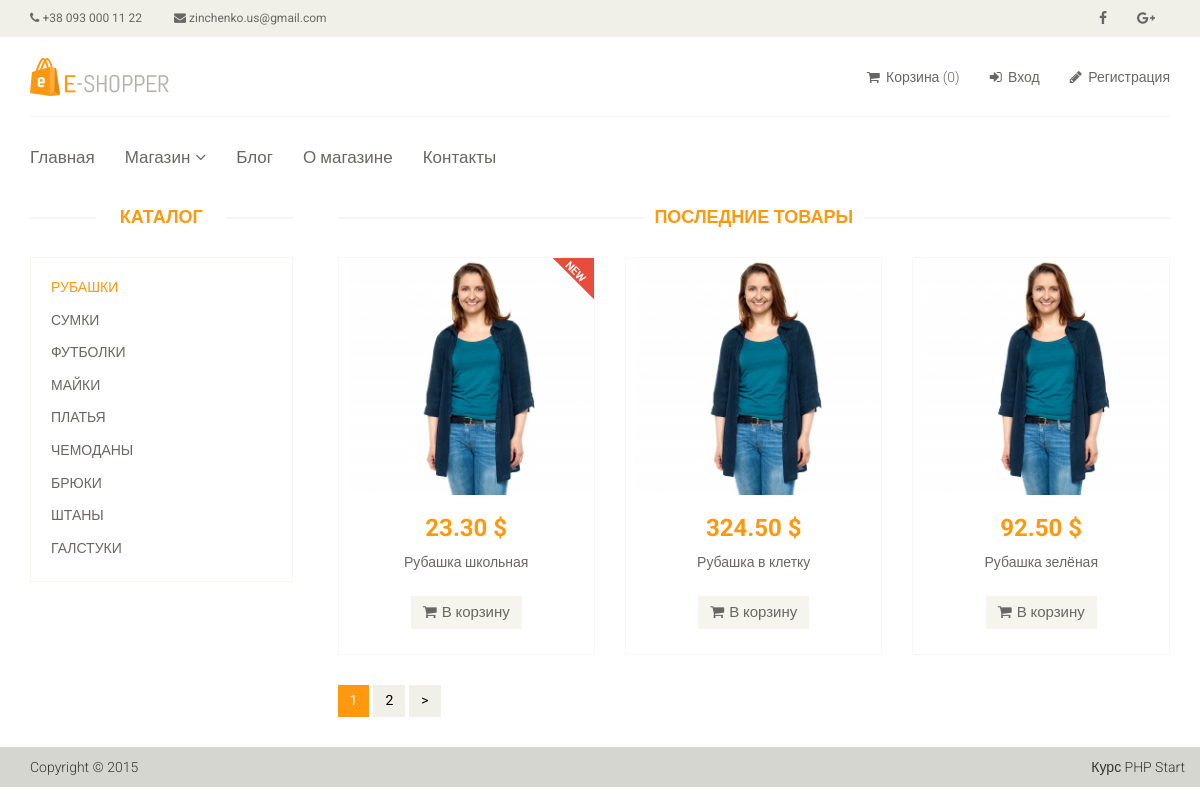
Page /category/1 on the committed database.
### tables this page shows
CREATE TABLE `category` (
  `id` int(11) NOT NULL,
  `name` varchar(255) NOT NULL,
  `sort_order` int(11) NOT NULL DEFAULT '0',
  `status` tinyint(1) NOT NULL DEFAULT '1'
);

CREATE TABLE `products` (
  `id` int(11) NOT NULL,
  `name` varchar(255) NOT NULL,
  `category_id` int(11) NOT NULL,
  `code` int(11) NOT NULL,
  `price` float(10,2) NOT NULL,
  `avability` tinyint(1) NOT NULL,
  `brand` varchar(255) NOT NULL,
  `image` varchar(255) NOT NULL,
  `description` text NOT NULL,
  `is_new` tinyint(1) NOT NULL DEFAULT '0',
  `is_recommended` tinyint(1) NOT NULL DEFAULT '0',
  `status` tinyint(1) NOT NULL DEFAULT '0'
);

### controllers/CatalogController.php (called while the page is built, shortened)
<?php
Class CatalogController
{
    public function actionCategory($categoryId,int $page=1)
    {
        $limit = 3;
        $categories = Category::getAllCategory();
        $products = Product::getLatestProductsByCategory($categoryId, $page, $limit);
        $view = new View();
        $categoriesView = $view->fetchPartial('layouts/categories', array('categories' => $categories, 'categoryId' => $categoryId));
        $productsView = $view->fetchPartial('product/index', array('products' => $products));
        return true;
    }
}

### components/Router.php (called while the page is built, shortened)
<?php
Class Router
{
    private $routes;
    public function __construct()
    {
        $routesPath = ROOT."/config/routes.php";
        $this->routes = include($routesPath);
    }
    public function run()
    {
        $uri = $this->getURI();
        foreach ($this->routes as $uriPattern => $path) {
            if (preg_match("~$uriPattern~", $uri)) {
                $internalRoute = preg_replace("~$uriPattern~", $path, $uri);
                $segments = explode('/', $internalRoute);
                $controllerName = 'controllers\\'.ucfirst(array_shift($segments).'Controller');
                $actionName = 'action'.ucfirst(array_shift($segments));
                $parametrs = $segments;
                $controllerObject = new $controllerName();
                $result = call_user_func_array(array($controllerObject, $actionName), $parametrs);
                if ($result != null) {
                    break;
                }
            }
        }
    }
    private function getURI()
    {
        if (!empty($_SERVER['REQUEST_URI'])) {
				return trim($_SERVER['REQUEST_URI'], '/');
		}
	}
}

### index.php (called while the page is built, shortened)
<?php
$route = new Router();
$route->run();

### models/Category.php (called while the page is built, shortened)
<?php
Class Category
{
    public static function getAllCategory()
    {
        $db = Database::getConnection();
        $query = $db->query('SELECT * FROM category ORDER BY sort_order ASC');
        $categories = $query->fetchAll();
        return $categories;
    }
}

### models/Product.php (called while the page is built, shortened)
<?php
Class Product
{
    public static function getLatestProductsByCategory($categoryId, $page, $count = self::SHOW_BY_DEFAULT )
    {
        $db = Database::getConnection();
        $offset = ($page-1)*$count;
        $query = $db->prepare('SELECT * FROM products WHERE status=true AND category_id=:categoryId ORDER BY id DESC LIMIT :count OFFSET :offset');
        $query->execute(array('categoryId'=>$categoryId, 'count' => $count, 'offset' => $offset));
        $products = $query->fetchAll();
        return $products;
    }
}

### views/layouts/categories.php (the view)
<div class="left-sidebar">
        <h2>Каталог</h2>
        <div class="panel-group category-products">
        <?php foreach ($categories as $category):  ?>
            <div class="panel panel-default">
                <div class="panel-heading">
                    <h4 class="panel-title">
                        <a href="/category/<?= $category['id'] ?>"
                            <?php if (isset($categoryId) AND $categoryId == $category['id']): ?>
                                class="active"
                            <?php endif; ?>>
                            <?= $category['name'] ?>
                        </a>
                    </h4>
                </div>
            </div>
        <?php endforeach; ?>
    </div>
 </div>

### views/product/index.php
<div class="features_items">
    <h2 class="title text-center">Последние товары</h2>
    <?php foreach ($products as $product): ?>
        <div class="col-sm-4">
            <div class="product-image-wrapper">
                <div class="single-products">
                    <div class="productinfo text-center">
                        <a href="/products/<?= $product['id'] ?>"><img src="/template/images/home/product1.jpg" alt="" /></a>
                        <h2><?= $product['price'] ?> $</h2>
                        <p><?= $product['name'] ?></p>
                        <a href="#" id="inCart" class="btn btn-default add-to-cart" data-id="<?= $product['id'] ?>">
                            <i class="fa fa-shopping-cart"></i>В корзину
                        </a>
                    </div>
                    <?php if ($product['is_new']): ?>
                        <img src="/template/images/home/new.png" class="new" alt="" />
                    <?php endif; ?>
                </div>
            </div>
        </div>
    <?php endforeach; ?>
</div>

### template/css/main.css (style rules this page uses)
body { font-family: 'Roboto', sans-serif; background:; position: relative; font-weight:400px; }
a { -webkit-transition: 300ms; -moz-transition: 300ms; -o-transition: 300ms; transition: 300ms; }
h1, h2, h3, h4, h5, h6 { font-family: 'Roboto', sans-serif; }
.category-products { border: 1px solid #F7F7F0; margin-bottom: 35px; padding-bottom: 20px; padding-top: 15px; }
.left-sidebar h2, .brands_products h2 { color: #FE980F; font-family: 'Roboto', sans-serif; font-size: 18px; font-weight: 700; margin: 0 auto 30px; text-align: center; text-transform: uppercase; position: relative; z-index:3; }
.left-sidebar h2:after, h2.title:after { content: " "; position: absolute; border: 1px solid #f5f5f5; bottom:8px; left: 0; width: 100%; height: 0; z-index: -2; }
.left-sidebar h2:before { content: " "; position: absolute; background: #fff; bottom: -6px; width: 130px; height: 30px; z-index: -1; left: 50%; margin-left: -65px; }
h2.title:before { content: " "; position: absolute; background: #fff; bottom: -6px; width: 220px; height: 30px; z-index: -1; left: 50%; margin-left: -110px; }
.category-products .panel { background-color: #FFFFFF; border: 0px; border-radius: 0px; box-shadow:none; margin-bottom: 0px; }
.category-products .panel-default .panel-heading { background-color: #FFFFFF; border: 0 none; color: #FFFFFF; padding: 5px 20px; }
.category-products .panel-default .panel-heading .panel-title a { color: #696763; font-family: 'Roboto', sans-serif; font-size: 14px; text-decoration: none; text-transform: uppercase; }
.category-products .panel-default .panel-heading .panel-title a.active { color: #FE980F; }
.features_items { overflow:hidden; }
h2.title { color: #FE980F; font-family: 'Roboto', sans-serif; font-size: 18px; font-weight: 700; margin: 0 15px; text-transform: uppercase; margin-bottom: 30px; position: relative; }
.product-image-wrapper { border:1px solid #F7F7F5; overflow: hidden; margin-bottom:30px; }
.single-products { position: relative; }
.new, .sale { position: absolute; top: 0; right: 0; }
.productinfo h2 { color: #FE980F; font-family: 'Roboto', sans-serif; font-size: 24px; font-weight: 700; }
.productinfo p { font-family: 'Roboto', sans-serif; font-size: 14px; font-weight: 400; color: #696763; height: 34px; }
.productinfo img { width: 100%; }
.productinfo { position:relative; }
.add-to-cart { background:#F5F5ED; border: 0 none; border-radius: 0; color: #696763; font-family: 'Roboto', sans-serif; font-size: 15px; margin-bottom: 25px; }
.add-to-cart i { margin-right:5px; }

### rows in the picture
category: name "РУБАШКИ"
category: name "СУМКИ"
category: name "ФУТБОЛКИ"
category: name "МАЙКИ"
category: name "ПЛАТЬЯ"
category: name "ЧЕМОДАНЫ"
category: name "БРЮКИ"
category: name "ШТАНЫ"
category: name "ГАЛСТУКИ"
products: price "23.30", name "Рубашка школьная", is_new 1 (drawn)
products: price "324.50", name "Рубашка в клетку"
products: price "92.50", name "Рубашка зелёная"

### other values in the picture
models\Cart::countItems() "0"
$text ">"
